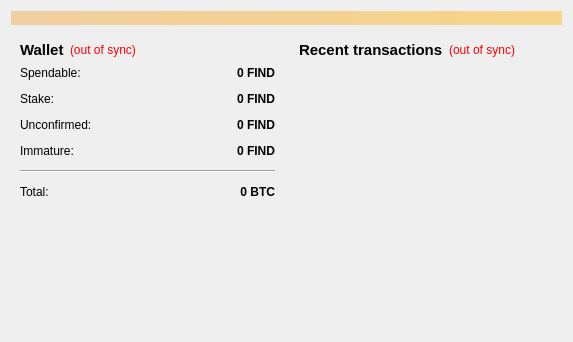
<?xml version="1.0" encoding="UTF-8"?>
<ui version="4.0">
 <class>OverviewPage</class>
 <widget class="QWidget" name="OverviewPage">
  <property name="geometry">
   <rect>
    <x>0</x>
    <y>0</y>
    <width>573</width>
    <height>342</height>
   </rect>
  </property>
  <property name="windowTitle">
   <string>Form</string>
  </property>
  <layout class="QVBoxLayout" name="topLayout">
   <item>
    <widget class="QLabel" name="labelAlerts">
     <property name="visible">
      <bool>false</bool>
     </property>
     <property name="styleSheet">
      <string notr="true">background-color: qlineargradient(x1: 0, y1: 0, x2: 1, y2: 0, stop:0 #F0D0A0, stop:1 #F8D488);  color:#000000
</string>
     </property>
     <property name="wordWrap">
      <bool>true</bool>
     </property>
     <property name="margin">
      <number>3</number>
     </property>
    </widget>
   </item>
   <item>
    <layout class="QHBoxLayout" name="horizontalLayout" stretch="1,1">
     <item>
      <layout class="QVBoxLayout" name="verticalLayout_2">
       <item>
        <widget class="QWidget" name="widget" native="true">
         <layout class="QVBoxLayout" name="verticalLayout_4">
          <item>
           <layout class="QHBoxLayout" name="horizontalLayout_4">
            <item>
             <widget class="QLabel" name="label_5">
              <property name="font">
               <font>
                <pointsize>11</pointsize>
                <weight>75</weight>
                <bold>true</bold>
               </font>
              </property>
              <property name="text">
               <string>Wallet</string>
              </property>
             </widget>
            </item>
            <item>
             <widget class="QLabel" name="labelWalletStatus">
              <property name="toolTip">
               <string>The displayed information may be out of date. Your wallet automatically synchronizes with the FindCoin network after a connection is established, but this process has not completed yet.</string>
              </property>
              <property name="styleSheet">
               <string notr="true">QLabel { color: red; }</string>
              </property>
              <property name="text">
               <string notr="true">(out of sync)</string>
              </property>
              <property name="alignment">
               <set>Qt::AlignLeading|Qt::AlignLeft|Qt::AlignVCenter</set>
              </property>
             </widget>
            </item>
            <item>
             <spacer name="horizontalSpacer_2">
              <property name="orientation">
               <enum>Qt::Horizontal</enum>
              </property>
              <property name="sizeHint" stdset="0">
               <size>
                <width>40</width>
                <height>20</height>
               </size>
              </property>
             </spacer>
            </item>
           </layout>
          </item>
          <item>
           <layout class="QFormLayout" name="formLayout_2">
            <property name="fieldGrowthPolicy">
             <enum>QFormLayout::AllNonFixedFieldsGrow</enum>
            </property>
            <property name="horizontalSpacing">
             <number>12</number>
            </property>
            <property name="verticalSpacing">
             <number>12</number>
            </property>
            <item row="0" column="0">
             <widget class="QLabel" name="label">
              <property name="text">
               <string>Spendable:</string>
              </property>
             </widget>
            </item>
            <item row="0" column="1">
             <widget class="QLabel" name="labelBalance">
              <property name="font">
               <font>
                <weight>75</weight>
                <bold>true</bold>
               </font>
              </property>
              <property name="cursor">
               <cursorShape>IBeamCursor</cursorShape>
              </property>
              <property name="toolTip">
               <string>Your current spendable balance</string>
              </property>
              <property name="text">
               <string notr="true">0 FIND</string>
              </property>
              <property name="alignment">
               <set>Qt::AlignRight|Qt::AlignTrailing|Qt::AlignVCenter</set>
              </property>
              <property name="textInteractionFlags">
               <set>Qt::LinksAccessibleByMouse|Qt::TextSelectableByKeyboard|Qt::TextSelectableByMouse</set>
              </property>
             </widget>
            </item>
            <item row="1" column="0">
             <widget class="QLabel" name="label_6">
              <property name="text">
               <string>Stake:</string>
              </property>
             </widget>
            </item>
            <item row="1" column="1">
             <widget class="QLabel" name="labelStake">
              <property name="font">
               <font>
                <weight>75</weight>
                <bold>true</bold>
               </font>
              </property>
              <property name="cursor">
               <cursorShape>IBeamCursor</cursorShape>
              </property>
              <property name="toolTip">
               <string>Total of coins that was staked, and do not yet count toward the current balance</string>
              </property>
              <property name="text">
               <string notr="true">0 FIND</string>
              </property>
              <property name="alignment">
               <set>Qt::AlignRight|Qt::AlignTrailing|Qt::AlignVCenter</set>
              </property>
              <property name="textInteractionFlags">
               <set>Qt::LinksAccessibleByMouse|Qt::TextSelectableByKeyboard|Qt::TextSelectableByMouse</set>
              </property>
             </widget>
            </item>
            <item row="2" column="0">
             <widget class="QLabel" name="label_3">
              <property name="text">
               <string>Unconfirmed:</string>
              </property>
             </widget>
            </item>
            <item row="2" column="1">
             <widget class="QLabel" name="labelUnconfirmed">
              <property name="font">
               <font>
                <weight>75</weight>
                <bold>true</bold>
               </font>
              </property>
              <property name="cursor">
               <cursorShape>IBeamCursor</cursorShape>
              </property>
              <property name="toolTip">
               <string>Total of transactions that have yet to be confirmed, and do not yet count toward the current balance</string>
              </property>
              <property name="text">
               <string notr="true">0 FIND</string>
              </property>
              <property name="alignment">
               <set>Qt::AlignRight|Qt::AlignTrailing|Qt::AlignVCenter</set>
              </property>
              <property name="textInteractionFlags">
               <set>Qt::LinksAccessibleByMouse|Qt::TextSelectableByKeyboard|Qt::TextSelectableByMouse</set>
              </property>
             </widget>
            </item>
            <item row="3" column="0">
             <widget class="QLabel" name="labelImmatureText">
              <property name="text">
               <string>Immature:</string>
              </property>
             </widget>
            </item>
            <item row="3" column="1">
             <widget class="QLabel" name="labelImmature">
              <property name="font">
               <font>
                <weight>75</weight>
                <bold>true</bold>
               </font>
              </property>
              <property name="toolTip">
               <string>Mined balance that has not yet matured</string>
              </property>
              <property name="text">
               <string notr="true">0 FIND</string>
              </property>
              <property name="alignment">
               <set>Qt::AlignRight|Qt::AlignTrailing|Qt::AlignVCenter</set>
              </property>
              <property name="textInteractionFlags">
               <set>Qt::LinksAccessibleByMouse|Qt::TextSelectableByKeyboard|Qt::TextSelectableByMouse</set>
              </property>
             </widget>
            </item>
            <item row="4" column="0" colspan="2">
             <widget class="Line" name="line">
              <property name="orientation">
               <enum>Qt::Horizontal</enum>
              </property>
             </widget>
            </item>
            <item row="5" column="0">
             <widget class="QLabel" name="labelTotalText">
              <property name="text">
               <string>Total:</string>
              </property>
             </widget>
            </item>
            <item row="5" column="1">
             <widget class="QLabel" name="labelTotal">
              <property name="font">
               <font>
                <weight>75</weight>
                <bold>true</bold>
               </font>
              </property>
              <property name="cursor">
               <cursorShape>IBeamCursor</cursorShape>
              </property>
              <property name="toolTip">
               <string>Your current total balance</string>
              </property>
              <property name="text">
               <string notr="true">0 BTC</string>
              </property>
              <property name="alignment">
               <set>Qt::AlignRight|Qt::AlignTrailing|Qt::AlignVCenter</set>
              </property>
              <property name="textInteractionFlags">
               <set>Qt::LinksAccessibleByMouse|Qt::TextSelectableByKeyboard|Qt::TextSelectableByMouse</set>
              </property>
             </widget>
            </item>
           </layout>
          </item>
         </layout>
        </widget>
       </item>
       <item>
        <spacer name="verticalSpacer">
         <property name="orientation">
          <enum>Qt::Vertical</enum>
         </property>
         <property name="sizeHint" stdset="0">
          <size>
           <width>20</width>
           <height>40</height>
          </size>
         </property>
        </spacer>
       </item>
      </layout>
     </item>
     <item>
      <layout class="QVBoxLayout" name="verticalLayout_3">
       <item>
        <widget class="QWidget" name="widget_2" native="true">
         <layout class="QVBoxLayout" name="verticalLayout">
          <item>
           <layout class="QHBoxLayout" name="horizontalLayout_2">
            <item>
             <widget class="QLabel" name="label_4">
              <property name="font">
               <font>
                <pointsize>11</pointsize>
                <weight>75</weight>
                <bold>true</bold>
               </font>
              </property>
              <property name="text">
               <string>&lt;b&gt;Recent transactions&lt;/b&gt;</string>
              </property>
             </widget>
            </item>
            <item>
             <widget class="QLabel" name="labelTransactionsStatus">
              <property name="toolTip">
               <string>The displayed information may be out of date. Your wallet automatically synchronizes with the FindCoin network after a connection is established, but this process has not completed yet.</string>
              </property>
              <property name="styleSheet">
               <string notr="true">QLabel { color: red; }</string>
              </property>
              <property name="text">
               <string notr="true">(out of sync)</string>
              </property>
              <property name="alignment">
               <set>Qt::AlignRight|Qt::AlignTrailing|Qt::AlignVCenter</set>
              </property>
             </widget>
            </item>
            <item>
             <spacer name="horizontalSpacer">
              <property name="orientation">
               <enum>Qt::Horizontal</enum>
              </property>
              <property name="sizeHint" stdset="0">
               <size>
                <width>40</width>
                <height>20</height>
               </size>
              </property>
             </spacer>
            </item>
           </layout>
          </item>
          <item>
           <widget class="QListView" name="listTransactions">
            <property name="styleSheet">
             <string notr="true">QListView { background: transparent; }</string>
            </property>
            <property name="frameShape">
             <enum>QFrame::NoFrame</enum>
            </property>
            <property name="verticalScrollBarPolicy">
             <enum>Qt::ScrollBarAlwaysOff</enum>
            </property>
            <property name="horizontalScrollBarPolicy">
             <enum>Qt::ScrollBarAlwaysOff</enum>
            </property>
            <property name="selectionMode">
             <enum>QAbstractItemView::NoSelection</enum>
            </property>
           </widget>
          </item>
         </layout>
        </widget>
       </item>
      </layout>
     </item>
    </layout>
   </item>
  </layout>
 </widget>
 <resources/>
 <connections/>
</ui>
